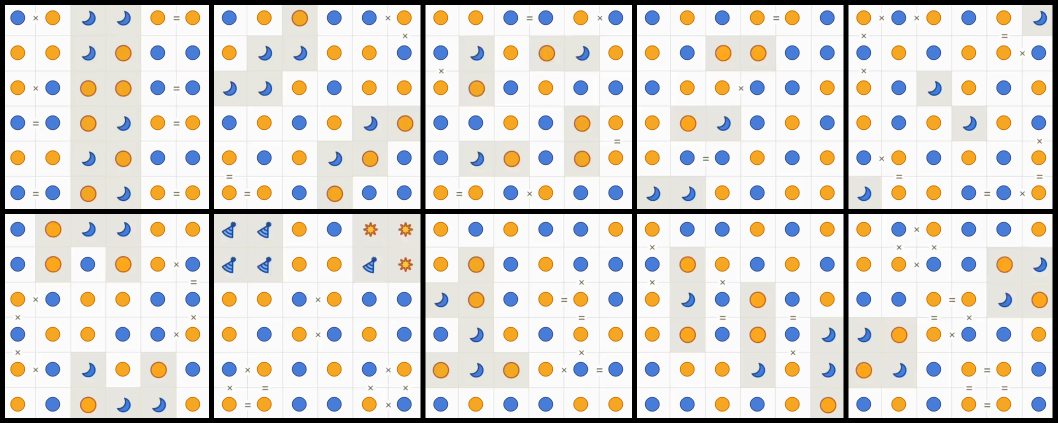
#> input picture assets/portada.png, 2115 x 846 px (shown at 1/2 size)
$ python -i tango_parser.py   (imports and definitions only)
#> lines starting #> are read from the running program, lines starting #| are printed output that depends on the picture; after the words box and inside, x2 and y2 are one past the last pixel; in counts of white or black regions, pixels touching at a corner belong together
#> further down, picture is the input picture: shape (846, 2115, 3); mean B, G, R 209.8, 214.7, 217.9
# -*- coding: utf-8 -*-
"""
Created on Fri Jan  3 21:49:38 2025
@author: oscar
"""
from collections import defaultdict
import numpy as np
import cv2

def parse_tango_img(img):
    ''' Parses an image representation of a board into an NxN numpy array and
    a dictionary of markings.'''
    img = img.copy()
    N = 6

    # Crop the image to isolate the board.
    gray = cv2.cvtColor(img, cv2.COLOR_BGR2GRAY)
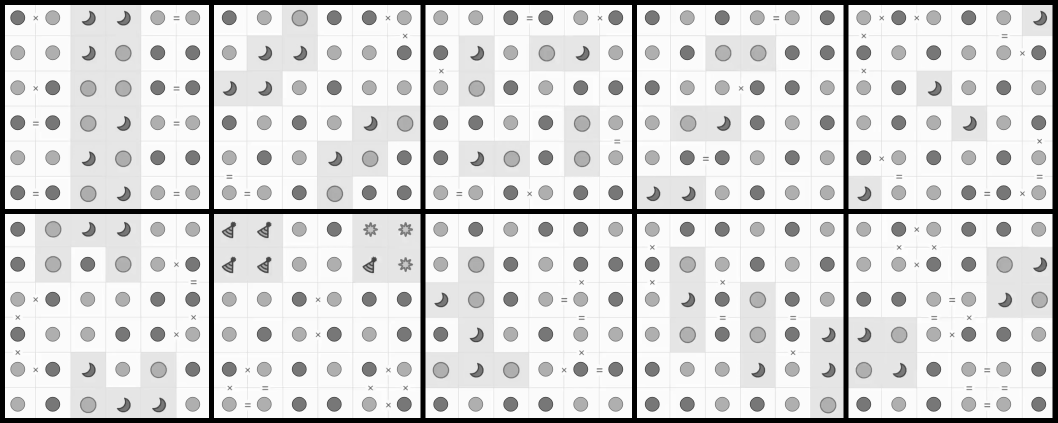
#> gray: shape (846, 2115) (shown at 1/2 size); min 0, max 255, mean 215.2
    _, binary = cv2.threshold(gray, 240, 255, cv2.THRESH_BINARY_INV)
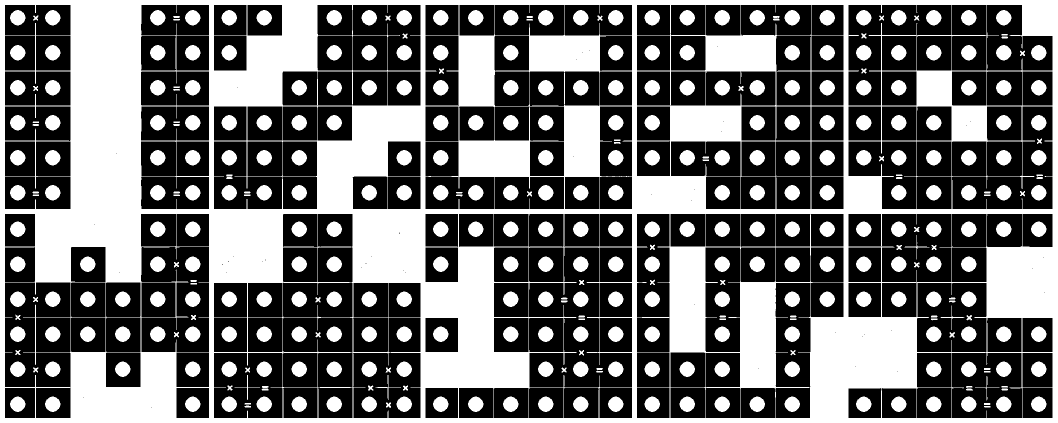
#> binary: shape (846, 2115) (shown at 1/2 size); 42% white; 392 white regions (2 under 20 px), largest, box (x1, y1, x2, y2) and area: (0, 0, 2115, 846) 546516, (20, 20, 51, 51) 715, (443, 20, 474, 51) 715

    contours, _ = cv2.findContours(binary, cv2.RETR_EXTERNAL, cv2.CHAIN_APPROX_SIMPLE)
#> contours = [[[0, 0], [0, 845], [2114, 845], [2114, 0]]]
    contour = max(contours, key=cv2.contourArea)
#> contour = [[0, 0], [0, 845], [2114, 845], [2114, 0]]
    x, y, dx, dy = cv2.boundingRect(contour)
#> x = 0; y = 0; dx = 2115; dy = 846

#> (the run stopped early here; a loop or call above may not have finished)
